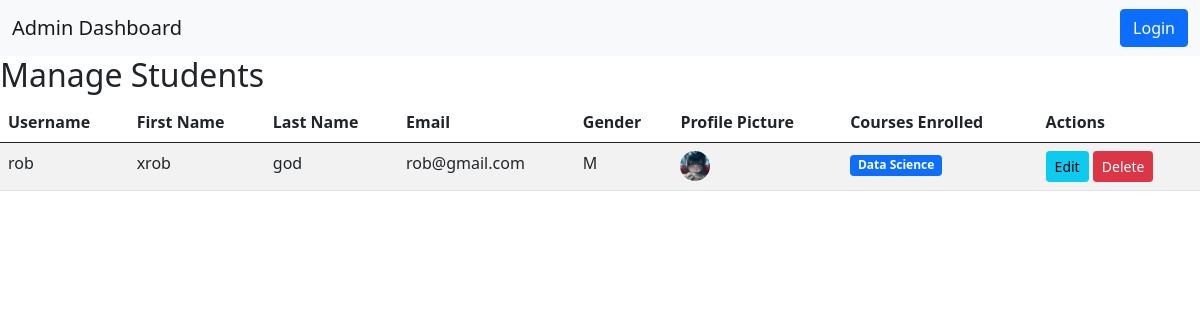
/manage_users/, run on the app's committed database.
### studentapp/models.py (models this page shows, shortened)
class Student(models.Model):
    user = models.OneToOneField(User, on_delete=models.CASCADE)
    role_choices = (
        ('student', 'Student'),
        ('admin', 'Admin'),
        ('manager', 'Manager'),
    )
    role = models.CharField(max_length=10, choices=role_choices, default='student')
    profile_picture = models.ImageField(upload_to='profile_pics/', blank=True, null=True)
    gender_choices = (
        ('M', 'Male'),
        ('F', 'Female'),
        ('Nb', 'Non-binary'),
    )
    gender = models.CharField(max_length=2, choices=gender_choices, blank=True, null=True)

class Enrollment(models.Model):
    student = models.ForeignKey(Student, on_delete=models.CASCADE)  # Changed to reference Student
    course = models.ForeignKey(Course, on_delete=models.CASCADE)
    date_enrolled = models.DateField(auto_now_add=True)
    is_active = models.BooleanField(default=True)
    class Meta:
        constraints = [
            models.UniqueConstraint(fields=['student', 'course'], name='unique_enrollment')
        ]  # Ensure unique enrollment per student and course

class Course(models.Model):
    name = models.CharField(max_length=100)
    description = models.TextField()
    instructor = models.CharField(max_length=100)
    created_at = models.DateTimeField(auto_now_add=True)
    end_date = models.DateField(default=date.today)  # Default value set here
    image = models.ImageField(upload_to='course_images/', blank=True, null=True)  # New image field

### studentapp/views.py (the view)
# urls.py: path('manage_users/',manage_users, name='manage_users'),
def manage_users(request):
    users = User.objects.all()
    students = Student.objects.filter(role='student')
    students = students.prefetch_related('enrollment_set')
    return render(request, 'manage_users.html', {'users': users, 'students': students})

### studentapp/templates/manage_users.html (shortened to what this page needs)
{% extends 'admin_base.html' %}
{% block start %}
<main>
    <section>
        <h2>Manage Students</h2>
        {% if students %}
        <table class="table table-striped">
            <thead>
                <tr>
                    <th>Username</th>
                    <th>First Name</th>
                    <th>Last Name</th>
                    <th>Email</th>
                    <th>Gender</th>
                    <th>Profile Picture</th>
                    <th>Courses Enrolled</th>
                    <th>Actions</th>
                </tr>
            </thead>
            <tbody>
                {% for student in students %}
                <tr>
                    <td>{{ student.user.username }}</td>
                    <td>{{ student.user.first_name }}</td>
                    <td>{{ student.user.last_name }}</td>
                    <td>{{ student.user.email }}</td>
                    <td>{{ student.gender }}</td>
                    <td>
                        {% if student.profile_picture %}
                        <img src="{{ student.profile_picture.url }}" alt="Profile Picture" class="rounded-circle"
                            style="width: 30px; height: 30px; object-fit: cover;">
                        {% else %}
                        No picture
                        {% endif %}
                    </td>
                    <td>
                        {% for enrollment in student.enrollment_set.all %}
                        <span class="badge bg-primary">{{ enrollment.course.name }}</span><br>
                        {% empty %}
                        No courses enrolled
                        {% endfor %}
                    </td>
                    <td>
                        <a href="{% url 'edit_user' student.user.id %}" class="btn btn-info btn-sm">Edit</a>
                        <form action="{% url 'delete_user' student.user.id %}" method="POST" style="display:inline;">
                            <button type="submit" class="btn btn-danger btn-sm"
                                onclick="return confirm('Are you sure you want to delete this user?')">Delete</button>
                        </form>
                    </td>
                </tr>
                {% endfor %}
            </tbody>
        </table>
        {% else %}
        <p>No students found.</p>
        {% endif %}
    </section>
</main>
{% endblock %}

### data on the page
Student: user.username "rob", user.first_name "xrob", user.last_name "god", user.email "rob@gmail.com", gender "M", profile_picture (picture)
Enrollment: course.name "Data Science"
